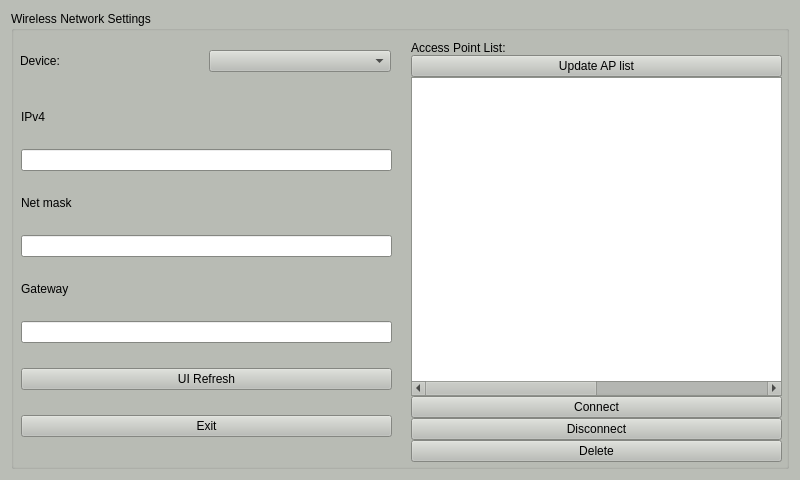
<?xml version="1.0" encoding="UTF-8"?>
<ui version="4.0">
 <class>WirelessSettings</class>
 <widget class="QWidget" name="WirelessSettings">
  <property name="windowModality">
   <enum>Qt::NonModal</enum>
  </property>
  <property name="geometry">
   <rect>
    <x>0</x>
    <y>0</y>
    <width>800</width>
    <height>480</height>
   </rect>
  </property>
  <property name="sizePolicy">
   <sizepolicy hsizetype="Fixed" vsizetype="Fixed">
    <horstretch>0</horstretch>
    <verstretch>0</verstretch>
   </sizepolicy>
  </property>
  <property name="palette">
   <palette>
    <active>
     <colorrole role="WindowText">
      <brush brushstyle="SolidPattern">
       <color alpha="255">
        <red>0</red>
        <green>0</green>
        <blue>0</blue>
       </color>
      </brush>
     </colorrole>
     <colorrole role="Button">
      <brush brushstyle="SolidPattern">
       <color alpha="255">
        <red>186</red>
        <green>189</green>
        <blue>182</blue>
       </color>
      </brush>
     </colorrole>
     <colorrole role="Light">
      <brush brushstyle="SolidPattern">
       <color alpha="255">
        <red>255</red>
        <green>255</green>
        <blue>255</blue>
       </color>
      </brush>
     </colorrole>
     <colorrole role="Midlight">
      <brush brushstyle="SolidPattern">
       <color alpha="255">
        <red>220</red>
        <green>222</green>
        <blue>218</blue>
       </color>
      </brush>
     </colorrole>
     <colorrole role="Dark">
      <brush brushstyle="SolidPattern">
       <color alpha="255">
        <red>93</red>
        <green>94</green>
        <blue>91</blue>
       </color>
      </brush>
     </colorrole>
     <colorrole role="Mid">
      <brush brushstyle="SolidPattern">
       <color alpha="255">
        <red>124</red>
        <green>126</green>
        <blue>121</blue>
       </color>
      </brush>
     </colorrole>
     <colorrole role="Text">
      <brush brushstyle="SolidPattern">
       <color alpha="255">
        <red>0</red>
        <green>0</green>
        <blue>0</blue>
       </color>
      </brush>
     </colorrole>
     <colorrole role="BrightText">
      <brush brushstyle="SolidPattern">
       <color alpha="255">
        <red>255</red>
        <green>255</green>
        <blue>255</blue>
       </color>
      </brush>
     </colorrole>
     <colorrole role="ButtonText">
      <brush brushstyle="SolidPattern">
       <color alpha="255">
        <red>0</red>
        <green>0</green>
        <blue>0</blue>
       </color>
      </brush>
     </colorrole>
     <colorrole role="Base">
      <brush brushstyle="SolidPattern">
       <color alpha="255">
        <red>255</red>
        <green>255</green>
        <blue>255</blue>
       </color>
      </brush>
     </colorrole>
     <colorrole role="Window">
      <brush brushstyle="SolidPattern">
       <color alpha="255">
        <red>186</red>
        <green>189</green>
        <blue>182</blue>
       </color>
      </brush>
     </colorrole>
     <colorrole role="Shadow">
      <brush brushstyle="SolidPattern">
       <color alpha="255">
        <red>0</red>
        <green>0</green>
        <blue>0</blue>
       </color>
      </brush>
     </colorrole>
     <colorrole role="AlternateBase">
      <brush brushstyle="SolidPattern">
       <color alpha="255">
        <red>220</red>
        <green>222</green>
        <blue>218</blue>
       </color>
      </brush>
     </colorrole>
     <colorrole role="ToolTipBase">
      <brush brushstyle="SolidPattern">
       <color alpha="255">
        <red>255</red>
        <green>255</green>
        <blue>220</blue>
       </color>
      </brush>
     </colorrole>
     <colorrole role="ToolTipText">
      <brush brushstyle="SolidPattern">
       <color alpha="255">
        <red>0</red>
        <green>0</green>
        <blue>0</blue>
       </color>
      </brush>
     </colorrole>
    </active>
    <inactive>
     <colorrole role="WindowText">
      <brush brushstyle="SolidPattern">
       <color alpha="255">
        <red>0</red>
        <green>0</green>
        <blue>0</blue>
       </color>
      </brush>
     </colorrole>
     <colorrole role="Button">
      <brush brushstyle="SolidPattern">
       <color alpha="255">
        <red>186</red>
        <green>189</green>
        <blue>182</blue>
       </color>
      </brush>
     </colorrole>
     <colorrole role="Light">
      <brush brushstyle="SolidPattern">
       <color alpha="255">
        <red>255</red>
        <green>255</green>
        <blue>255</blue>
       </color>
      </brush>
     </colorrole>
     <colorrole role="Midlight">
      <brush brushstyle="SolidPattern">
       <color alpha="255">
        <red>220</red>
        <green>222</green>
        <blue>218</blue>
       </color>
      </brush>
     </colorrole>
     <colorrole role="Dark">
      <brush brushstyle="SolidPattern">
       <color alpha="255">
        <red>93</red>
        <green>94</green>
        <blue>91</blue>
       </color>
      </brush>
     </colorrole>
     <colorrole role="Mid">
      <brush brushstyle="SolidPattern">
       <color alpha="255">
        <red>124</red>
        <green>126</green>
        <blue>121</blue>
       </color>
      </brush>
     </colorrole>
     <colorrole role="Text">
      <brush brushstyle="SolidPattern">
       <color alpha="255">
        <red>0</red>
        <green>0</green>
        <blue>0</blue>
       </color>
      </brush>
     </colorrole>
     <colorrole role="BrightText">
      <brush brushstyle="SolidPattern">
       <color alpha="255">
        <red>255</red>
        <green>255</green>
        <blue>255</blue>
       </color>
      </brush>
     </colorrole>
     <colorrole role="ButtonText">
      <brush brushstyle="SolidPattern">
       <color alpha="255">
        <red>0</red>
        <green>0</green>
        <blue>0</blue>
       </color>
      </brush>
     </colorrole>
     <colorrole role="Base">
      <brush brushstyle="SolidPattern">
       <color alpha="255">
        <red>255</red>
        <green>255</green>
        <blue>255</blue>
       </color>
      </brush>
     </colorrole>
     <colorrole role="Window">
      <brush brushstyle="SolidPattern">
       <color alpha="255">
        <red>186</red>
        <green>189</green>
        <blue>182</blue>
       </color>
      </brush>
     </colorrole>
     <colorrole role="Shadow">
      <brush brushstyle="SolidPattern">
       <color alpha="255">
        <red>0</red>
        <green>0</green>
        <blue>0</blue>
       </color>
      </brush>
     </colorrole>
     <colorrole role="AlternateBase">
      <brush brushstyle="SolidPattern">
       <color alpha="255">
        <red>220</red>
        <green>222</green>
        <blue>218</blue>
       </color>
      </brush>
     </colorrole>
     <colorrole role="ToolTipBase">
      <brush brushstyle="SolidPattern">
       <color alpha="255">
        <red>255</red>
        <green>255</green>
        <blue>220</blue>
       </color>
      </brush>
     </colorrole>
     <colorrole role="ToolTipText">
      <brush brushstyle="SolidPattern">
       <color alpha="255">
        <red>0</red>
        <green>0</green>
        <blue>0</blue>
       </color>
      </brush>
     </colorrole>
    </inactive>
    <disabled>
     <colorrole role="WindowText">
      <brush brushstyle="SolidPattern">
       <color alpha="255">
        <red>93</red>
        <green>94</green>
        <blue>91</blue>
       </color>
      </brush>
     </colorrole>
     <colorrole role="Button">
      <brush brushstyle="SolidPattern">
       <color alpha="255">
        <red>186</red>
        <green>189</green>
        <blue>182</blue>
       </color>
      </brush>
     </colorrole>
     <colorrole role="Light">
      <brush brushstyle="SolidPattern">
       <color alpha="255">
        <red>255</red>
        <green>255</green>
        <blue>255</blue>
       </color>
      </brush>
     </colorrole>
     <colorrole role="Midlight">
      <brush brushstyle="SolidPattern">
       <color alpha="255">
        <red>220</red>
        <green>222</green>
        <blue>218</blue>
       </color>
      </brush>
     </colorrole>
     <colorrole role="Dark">
      <brush brushstyle="SolidPattern">
       <color alpha="255">
        <red>93</red>
        <green>94</green>
        <blue>91</blue>
       </color>
      </brush>
     </colorrole>
     <colorrole role="Mid">
      <brush brushstyle="SolidPattern">
       <color alpha="255">
        <red>124</red>
        <green>126</green>
        <blue>121</blue>
       </color>
      </brush>
     </colorrole>
     <colorrole role="Text">
      <brush brushstyle="SolidPattern">
       <color alpha="255">
        <red>93</red>
        <green>94</green>
        <blue>91</blue>
       </color>
      </brush>
     </colorrole>
     <colorrole role="BrightText">
      <brush brushstyle="SolidPattern">
       <color alpha="255">
        <red>255</red>
        <green>255</green>
        <blue>255</blue>
       </color>
      </brush>
     </colorrole>
     <colorrole role="ButtonText">
      <brush brushstyle="SolidPattern">
       <color alpha="255">
        <red>93</red>
        <green>94</green>
        <blue>91</blue>
       </color>
      </brush>
     </colorrole>
     <colorrole role="Base">
      <brush brushstyle="SolidPattern">
       <color alpha="255">
        <red>186</red>
        <green>189</green>
        <blue>182</blue>
       </color>
      </brush>
     </colorrole>
     <colorrole role="Window">
      <brush brushstyle="SolidPattern">
       <color alpha="255">
        <red>186</red>
        <green>189</green>
        <blue>182</blue>
       </color>
      </brush>
     </colorrole>
     <colorrole role="Shadow">
      <brush brushstyle="SolidPattern">
       <color alpha="255">
        <red>0</red>
        <green>0</green>
        <blue>0</blue>
       </color>
      </brush>
     </colorrole>
     <colorrole role="AlternateBase">
      <brush brushstyle="SolidPattern">
       <color alpha="255">
        <red>186</red>
        <green>189</green>
        <blue>182</blue>
       </color>
      </brush>
     </colorrole>
     <colorrole role="ToolTipBase">
      <brush brushstyle="SolidPattern">
       <color alpha="255">
        <red>255</red>
        <green>255</green>
        <blue>220</blue>
       </color>
      </brush>
     </colorrole>
     <colorrole role="ToolTipText">
      <brush brushstyle="SolidPattern">
       <color alpha="255">
        <red>0</red>
        <green>0</green>
        <blue>0</blue>
       </color>
      </brush>
     </colorrole>
    </disabled>
   </palette>
  </property>
  <property name="windowTitle">
   <string>Network Settings</string>
  </property>
  <layout class="QGridLayout" name="gridLayout">
   <item row="0" column="0">
    <widget class="QGroupBox" name="groupBox">
     <property name="sizePolicy">
      <sizepolicy hsizetype="Expanding" vsizetype="Expanding">
       <horstretch>0</horstretch>
       <verstretch>0</verstretch>
      </sizepolicy>
     </property>
     <property name="palette">
      <palette>
       <active>
        <colorrole role="WindowText">
         <brush brushstyle="SolidPattern">
          <color alpha="255">
           <red>0</red>
           <green>0</green>
           <blue>0</blue>
          </color>
         </brush>
        </colorrole>
        <colorrole role="Button">
         <brush brushstyle="SolidPattern">
          <color alpha="255">
           <red>186</red>
           <green>189</green>
           <blue>182</blue>
          </color>
         </brush>
        </colorrole>
        <colorrole role="Light">
         <brush brushstyle="SolidPattern">
          <color alpha="255">
           <red>255</red>
           <green>255</green>
           <blue>255</blue>
          </color>
         </brush>
        </colorrole>
        <colorrole role="Midlight">
         <brush brushstyle="SolidPattern">
          <color alpha="255">
           <red>220</red>
           <green>222</green>
           <blue>218</blue>
          </color>
         </brush>
        </colorrole>
        <colorrole role="Dark">
         <brush brushstyle="SolidPattern">
          <color alpha="255">
           <red>93</red>
           <green>94</green>
           <blue>91</blue>
          </color>
         </brush>
        </colorrole>
        <colorrole role="Mid">
         <brush brushstyle="SolidPattern">
          <color alpha="255">
           <red>124</red>
           <green>126</green>
           <blue>121</blue>
          </color>
         </brush>
        </colorrole>
        <colorrole role="Text">
         <brush brushstyle="SolidPattern">
          <color alpha="255">
           <red>0</red>
           <green>0</green>
           <blue>0</blue>
          </color>
         </brush>
        </colorrole>
        <colorrole role="BrightText">
         <brush brushstyle="SolidPattern">
          <color alpha="255">
           <red>255</red>
           <green>255</green>
           <blue>255</blue>
          </color>
         </brush>
        </colorrole>
        <colorrole role="ButtonText">
         <brush brushstyle="SolidPattern">
          <color alpha="255">
           <red>0</red>
           <green>0</green>
           <blue>0</blue>
          </color>
         </brush>
        </colorrole>
        <colorrole role="Base">
         <brush brushstyle="SolidPattern">
          <color alpha="255">
           <red>255</red>
           <green>255</green>
           <blue>255</blue>
          </color>
         </brush>
        </colorrole>
        <colorrole role="Window">
         <brush brushstyle="SolidPattern">
          <color alpha="255">
           <red>186</red>
           <green>189</green>
           <blue>182</blue>
          </color>
         </brush>
        </colorrole>
        <colorrole role="Shadow">
         <brush brushstyle="SolidPattern">
          <color alpha="255">
           <red>0</red>
           <green>0</green>
           <blue>0</blue>
          </color>
         </brush>
        </colorrole>
        <colorrole role="AlternateBase">
         <brush brushstyle="SolidPattern">
          <color alpha="255">
           <red>220</red>
           <green>222</green>
           <blue>218</blue>
          </color>
         </brush>
        </colorrole>
        <colorrole role="ToolTipBase">
         <brush brushstyle="SolidPattern">
          <color alpha="255">
           <red>255</red>
           <green>255</green>
           <blue>220</blue>
          </color>
         </brush>
        </colorrole>
        <colorrole role="ToolTipText">
         <brush brushstyle="SolidPattern">
          <color alpha="255">
           <red>0</red>
           <green>0</green>
           <blue>0</blue>
          </color>
         </brush>
        </colorrole>
       </active>
       <inactive>
        <colorrole role="WindowText">
         <brush brushstyle="SolidPattern">
          <color alpha="255">
           <red>0</red>
           <green>0</green>
           <blue>0</blue>
          </color>
         </brush>
        </colorrole>
        <colorrole role="Button">
         <brush brushstyle="SolidPattern">
          <color alpha="255">
           <red>186</red>
           <green>189</green>
           <blue>182</blue>
          </color>
         </brush>
        </colorrole>
        <colorrole role="Light">
         <brush brushstyle="SolidPattern">
          <color alpha="255">
           <red>255</red>
           <green>255</green>
           <blue>255</blue>
          </color>
         </brush>
        </colorrole>
        <colorrole role="Midlight">
         <brush brushstyle="SolidPattern">
          <color alpha="255">
           <red>220</red>
           <green>222</green>
           <blue>218</blue>
          </color>
         </brush>
        </colorrole>
        <colorrole role="Dark">
         <brush brushstyle="SolidPattern">
          <color alpha="255">
           <red>93</red>
           <green>94</green>
           <blue>91</blue>
          </color>
         </brush>
        </colorrole>
        <colorrole role="Mid">
         <brush brushstyle="SolidPattern">
          <color alpha="255">
           <red>124</red>
           <green>126</green>
           <blue>121</blue>
          </color>
         </brush>
        </colorrole>
        <colorrole role="Text">
         <brush brushstyle="SolidPattern">
          <color alpha="255">
           <red>0</red>
           <green>0</green>
           <blue>0</blue>
          </color>
         </brush>
        </colorrole>
        <colorrole role="BrightText">
         <brush brushstyle="SolidPattern">
          <color alpha="255">
           <red>255</red>
           <green>255</green>
           <blue>255</blue>
          </color>
         </brush>
        </colorrole>
        <colorrole role="ButtonText">
         <brush brushstyle="SolidPattern">
          <color alpha="255">
           <red>0</red>
           <green>0</green>
           <blue>0</blue>
          </color>
         </brush>
        </colorrole>
        <colorrole role="Base">
         <brush brushstyle="SolidPattern">
          <color alpha="255">
           <red>255</red>
           <green>255</green>
           <blue>255</blue>
          </color>
         </brush>
        </colorrole>
        <colorrole role="Window">
         <brush brushstyle="SolidPattern">
          <color alpha="255">
           <red>186</red>
           <green>189</green>
           <blue>182</blue>
          </color>
         </brush>
        </colorrole>
        <colorrole role="Shadow">
         <brush brushstyle="SolidPattern">
          <color alpha="255">
           <red>0</red>
           <green>0</green>
           <blue>0</blue>
          </color>
         </brush>
        </colorrole>
        <colorrole role="AlternateBase">
         <brush brushstyle="SolidPattern">
          <color alpha="255">
           <red>220</red>
           <green>222</green>
           <blue>218</blue>
          </color>
         </brush>
        </colorrole>
        <colorrole role="ToolTipBase">
         <brush brushstyle="SolidPattern">
          <color alpha="255">
           <red>255</red>
           <green>255</green>
           <blue>220</blue>
          </color>
         </brush>
        </colorrole>
        <colorrole role="ToolTipText">
         <brush brushstyle="SolidPattern">
          <color alpha="255">
           <red>0</red>
           <green>0</green>
           <blue>0</blue>
          </color>
         </brush>
        </colorrole>
       </inactive>
       <disabled>
        <colorrole role="WindowText">
         <brush brushstyle="SolidPattern">
          <color alpha="255">
           <red>93</red>
           <green>94</green>
           <blue>91</blue>
          </color>
         </brush>
        </colorrole>
        <colorrole role="Button">
         <brush brushstyle="SolidPattern">
          <color alpha="255">
           <red>186</red>
           <green>189</green>
           <blue>182</blue>
          </color>
         </brush>
        </colorrole>
        <colorrole role="Light">
         <brush brushstyle="SolidPattern">
          <color alpha="255">
           <red>255</red>
           <green>255</green>
           <blue>255</blue>
          </color>
         </brush>
        </colorrole>
        <colorrole role="Midlight">
         <brush brushstyle="SolidPattern">
          <color alpha="255">
           <red>220</red>
           <green>222</green>
           <blue>218</blue>
          </color>
         </brush>
        </colorrole>
        <colorrole role="Dark">
         <brush brushstyle="SolidPattern">
          <color alpha="255">
           <red>93</red>
           <green>94</green>
           <blue>91</blue>
          </color>
         </brush>
        </colorrole>
        <colorrole role="Mid">
         <brush brushstyle="SolidPattern">
          <color alpha="255">
           <red>124</red>
           <green>126</green>
           <blue>121</blue>
          </color>
         </brush>
        </colorrole>
        <colorrole role="Text">
         <brush brushstyle="SolidPattern">
          <color alpha="255">
           <red>93</red>
           <green>94</green>
           <blue>91</blue>
          </color>
         </brush>
        </colorrole>
        <colorrole role="BrightText">
         <brush brushstyle="SolidPattern">
          <color alpha="255">
           <red>255</red>
           <green>255</green>
           <blue>255</blue>
          </color>
         </brush>
        </colorrole>
        <colorrole role="ButtonText">
         <brush brushstyle="SolidPattern">
          <color alpha="255">
           <red>93</red>
           <green>94</green>
           <blue>91</blue>
          </color>
         </brush>
        </colorrole>
        <colorrole role="Base">
         <brush brushstyle="SolidPattern">
          <color alpha="255">
           <red>186</red>
           <green>189</green>
           <blue>182</blue>
          </color>
         </brush>
        </colorrole>
        <colorrole role="Window">
         <brush brushstyle="SolidPattern">
          <color alpha="255">
           <red>186</red>
           <green>189</green>
           <blue>182</blue>
          </color>
         </brush>
        </colorrole>
        <colorrole role="Shadow">
         <brush brushstyle="SolidPattern">
          <color alpha="255">
           <red>0</red>
           <green>0</green>
           <blue>0</blue>
          </color>
         </brush>
        </colorrole>
        <colorrole role="AlternateBase">
         <brush brushstyle="SolidPattern">
          <color alpha="255">
           <red>186</red>
           <green>189</green>
           <blue>182</blue>
          </color>
         </brush>
        </colorrole>
        <colorrole role="ToolTipBase">
         <brush brushstyle="SolidPattern">
          <color alpha="255">
           <red>255</red>
           <green>255</green>
           <blue>220</blue>
          </color>
         </brush>
        </colorrole>
        <colorrole role="ToolTipText">
         <brush brushstyle="SolidPattern">
          <color alpha="255">
           <red>0</red>
           <green>0</green>
           <blue>0</blue>
          </color>
         </brush>
        </colorrole>
       </disabled>
      </palette>
     </property>
     <property name="title">
      <string>Wireless Network Settings</string>
     </property>
     <widget class="QWidget" name="horizontalLayoutWidget">
      <property name="geometry">
       <rect>
        <x>9</x>
        <y>30</y>
        <width>371</width>
        <height>41</height>
       </rect>
      </property>
      <layout class="QHBoxLayout" name="horizontalLayout">
       <item>
        <widget class="QLabel" name="label_device">
         <property name="sizePolicy">
          <sizepolicy hsizetype="Preferred" vsizetype="Fixed">
           <horstretch>0</horstretch>
           <verstretch>0</verstretch>
          </sizepolicy>
         </property>
         <property name="text">
          <string>Device:</string>
         </property>
        </widget>
       </item>
       <item>
        <widget class="QComboBox" name="comboBox_device">
         <property name="sizePolicy">
          <sizepolicy hsizetype="Preferred" vsizetype="Fixed">
           <horstretch>0</horstretch>
           <verstretch>0</verstretch>
          </sizepolicy>
         </property>
         <property name="insertPolicy">
          <enum>QComboBox::InsertAfterCurrent</enum>
         </property>
        </widget>
       </item>
      </layout>
     </widget>
     <widget class="QWidget" name="verticalLayoutWidget_2">
      <property name="geometry">
       <rect>
        <x>400</x>
        <y>30</y>
        <width>371</width>
        <height>421</height>
       </rect>
      </property>
      <layout class="QVBoxLayout" name="verticalLayout_2">
       <property name="spacing">
        <number>0</number>
       </property>
       <item>
        <widget class="QLabel" name="label_3">
         <property name="sizePolicy">
          <sizepolicy hsizetype="Preferred" vsizetype="Maximum">
           <horstretch>0</horstretch>
           <verstretch>0</verstretch>
          </sizepolicy>
         </property>
         <property name="text">
          <string>Access Point List:</string>
         </property>
        </widget>
       </item>
       <item>
        <widget class="QPushButton" name="pushButton_ap_update">
         <property name="text">
          <string>Update AP list</string>
         </property>
        </widget>
       </item>
       <item>
        <widget class="QTableWidget" name="tableWidget_aplist">
         <property name="sizePolicy">
          <sizepolicy hsizetype="Expanding" vsizetype="Expanding">
           <horstretch>0</horstretch>
           <verstretch>0</verstretch>
          </sizepolicy>
         </property>
         <property name="frameShadow">
          <enum>QFrame::Plain</enum>
         </property>
         <property name="lineWidth">
          <number>1</number>
         </property>
         <property name="horizontalScrollBarPolicy">
          <enum>Qt::ScrollBarAsNeeded</enum>
         </property>
         <property name="editTriggers">
          <set>QAbstractItemView::NoEditTriggers</set>
         </property>
         <property name="alternatingRowColors">
          <bool>false</bool>
         </property>
         <property name="selectionMode">
          <enum>QAbstractItemView::SingleSelection</enum>
         </property>
         <property name="selectionBehavior">
          <enum>QAbstractItemView::SelectRows</enum>
         </property>
         <property name="textElideMode">
          <enum>Qt::ElideLeft</enum>
         </property>
         <property name="showGrid">
          <bool>true</bool>
         </property>
         <property name="gridStyle">
          <enum>Qt::NoPen</enum>
         </property>
         <property name="wordWrap">
          <bool>false</bool>
         </property>
         <property name="cornerButtonEnabled">
          <bool>false</bool>
         </property>
         <property name="rowCount">
          <number>0</number>
         </property>
         <property name="columnCount">
          <number>2</number>
         </property>
         <attribute name="horizontalHeaderVisible">
          <bool>false</bool>
         </attribute>
         <attribute name="horizontalHeaderDefaultSectionSize">
          <number>200</number>
         </attribute>
         <attribute name="horizontalHeaderHighlightSections">
          <bool>false</bool>
         </attribute>
         <attribute name="verticalHeaderVisible">
          <bool>false</bool>
         </attribute>
         <attribute name="verticalHeaderHighlightSections">
          <bool>false</bool>
         </attribute>
         <column/>
         <column/>
        </widget>
       </item>
       <item>
        <widget class="QPushButton" name="pushButton_con_connect">
         <property name="text">
          <string>Connect</string>
         </property>
        </widget>
       </item>
       <item>
        <widget class="QPushButton" name="pushButton_con_disconnect">
         <property name="text">
          <string>Disconnect</string>
         </property>
        </widget>
       </item>
       <item>
        <widget class="QPushButton" name="pushButton_con_delete">
         <property name="text">
          <string>Delete</string>
         </property>
        </widget>
       </item>
      </layout>
     </widget>
     <widget class="QWidget" name="verticalLayoutWidget">
      <property name="geometry">
       <rect>
        <x>10</x>
        <y>80</y>
        <width>371</width>
        <height>371</height>
       </rect>
      </property>
      <layout class="QVBoxLayout" name="verticalLayout">
       <item>
        <widget class="QLabel" name="label">
         <property name="sizePolicy">
          <sizepolicy hsizetype="Expanding" vsizetype="Fixed">
           <horstretch>0</horstretch>
           <verstretch>0</verstretch>
          </sizepolicy>
         </property>
         <property name="text">
          <string>IPv4</string>
         </property>
        </widget>
       </item>
       <item>
        <widget class="QLineEdit" name="lineEdit_ipv4"/>
       </item>
       <item>
        <widget class="QLabel" name="label_4">
         <property name="sizePolicy">
          <sizepolicy hsizetype="Expanding" vsizetype="Fixed">
           <horstretch>0</horstretch>
           <verstretch>0</verstretch>
          </sizepolicy>
         </property>
         <property name="text">
          <string>Net mask</string>
         </property>
        </widget>
       </item>
       <item>
        <widget class="QLineEdit" name="lineEdit_netmask"/>
       </item>
       <item>
        <widget class="QLabel" name="label_5">
         <property name="sizePolicy">
          <sizepolicy hsizetype="Expanding" vsizetype="Fixed">
           <horstretch>0</horstretch>
           <verstretch>0</verstretch>
          </sizepolicy>
         </property>
         <property name="text">
          <string>Gateway</string>
         </property>
        </widget>
       </item>
       <item>
        <widget class="QLineEdit" name="lineEdit_gateway"/>
       </item>
       <item>
        <widget class="QPushButton" name="pushButton_ui_refresh">
         <property name="text">
          <string>UI Refresh</string>
         </property>
        </widget>
       </item>
       <item>
        <widget class="QPushButton" name="pushButton_exit">
         <property name="text">
          <string>Exit</string>
         </property>
        </widget>
       </item>
      </layout>
     </widget>
    </widget>
   </item>
  </layout>
 </widget>
 <resources/>
 <connections/>
</ui>
